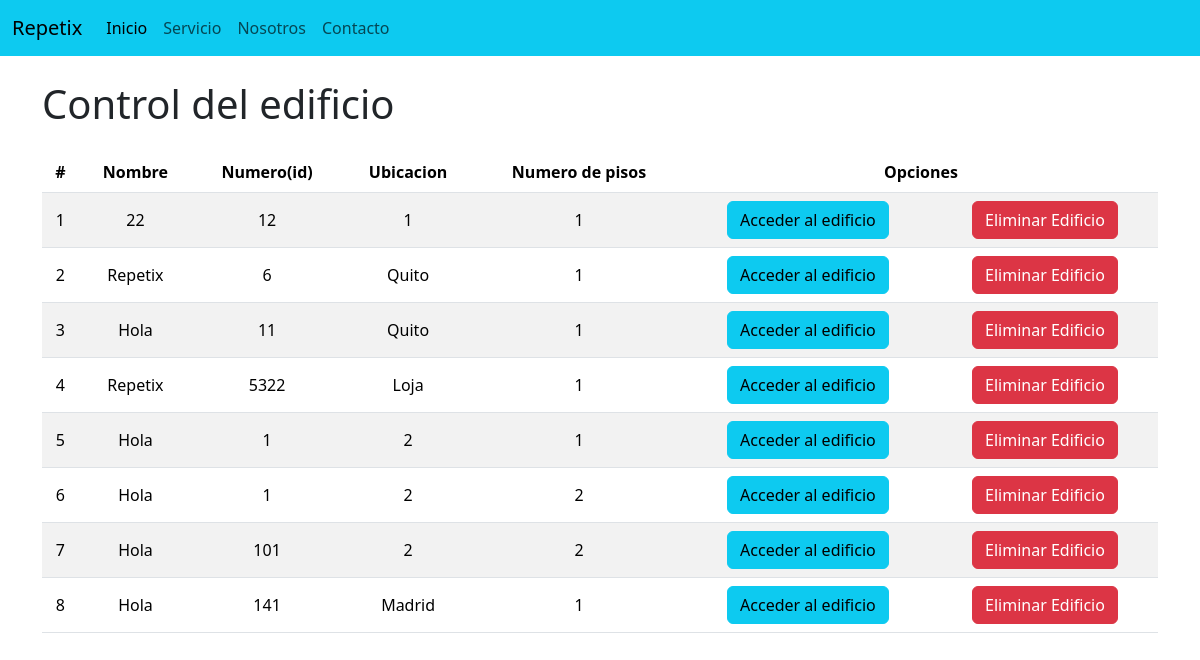
The page /AccederEdificio/ on the database as committed earlier.
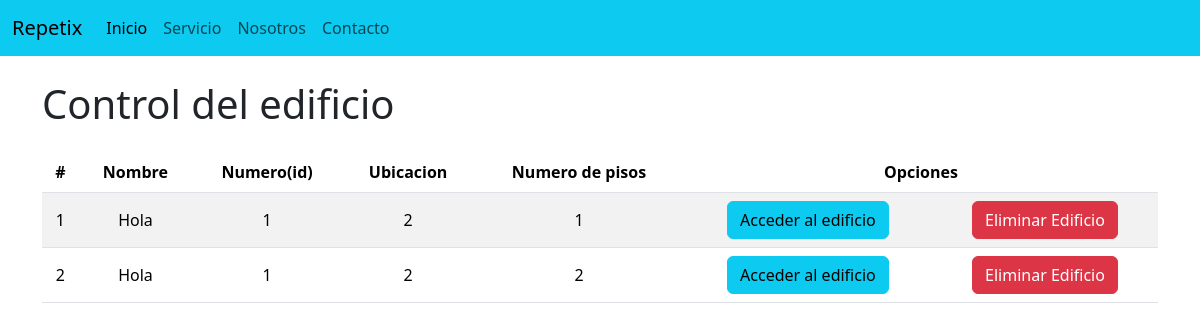
The same page on the database as committed later.
### Repetix/models.py (models this page shows, shortened)
class Edificio(models.Model):
    nombre = models.CharField(max_length=100)
    codigo = models.CharField(max_length=20, unique=True)
    ubicacion = models.CharField(max_length=100)
    numero_pisos = models.FloatField()

### Repetix/views.py (the view)
# urls.py: path('AccederEdificio/', views.accederEdificio, name='AccederEdificio'),
def accederEdificio(request):
    edificio = Edificio.objects.all()
    pisos = Piso.objects.all()
    return render(request, 'AccederEdificio.html', {
        'edificios': edificio,
        'pisos': pisos,
    })

### Repetix/Templates/AccederEdificio.html (shortened to what this page needs)
{% extends './base.html' %}
{% block body %}
<div class="table-responsive">
  <h1>Control del edificio</h1>
  <div class="table-responsive py-3">
    <table class="table table-striped">
      <thead>
        <tr>
          <th>#</th>
          <th>Nombre</th>
          <th>Numero(id)</th>
          <th>Ubicacion</th>
          <th>Numero de pisos</th>
          <th colspan="2">Opciones</th>
        </tr>
      </thead>
      <tbody>
        {% for edificio in edificios %}
          <tr>
            <td>{{ forloop.counter }}</td>
            <td>{{ edificio.nombre }}</td>
            <td>{{ edificio.codigo }}</td>
            <td>{{ edificio.ubicacion }}</td>
            <td>{{ edificio.numero_pisos }}</td>
            <td>
              <a href="/control/{{ edificio.codigo }}" class="btn btn-info">Acceder al edificio</a>
            </td>
            <td>
              <a href="/EliminarEdificio/{{ edificio.codigo }}" class="btn btn-danger btnEliminacion">Eliminar Edificio</a>
            </td>
          </tr>
        {% endfor %}
      </tbody>
    </table>
  </div>
</div>
{% endblock %}

### Repetix/Templates/base.html (shortened to what this page needs)
{% load static %}
<!DOCTYPE html>
<html lang="es">
  <head>
    <link href="https://cdn.jsdelivr.net/npm/bootstrap@5.3.3/dist/css/bootstrap.min.css" rel="stylesheet" />
    <link rel="stylesheet" href="{% static 'css/AccederEdificio.css' %}">
  </head>
  <body>
    <nav class="navbar navbar-expand-lg bg-info">
      <div class="container-fluid">
        <a class="navbar-brand" href="/index/">Repetix</a>
        <div class="collapse navbar-collapse" id="navbarNav">
          <ul class="navbar-nav">
            <li class="nav-item">
              <a class="nav-link active" aria-current="page" href="/index/">Inicio</a>
            </li>
            <li class="nav-item">
              <a class="nav-link" href="/Servicio/">Servicio</a>
            </li>
            <li class="nav-item">
              <a class="nav-link" href="/Nosotros/">Nosotros</a>
            </li>
            <li class="nav-item">
              <a class="nav-link" href="/contacto/">Contacto</a>
            </li>
          </ul>
        </div>
      </div>
    </nav>
    <div class="container py-4">
        {% block body %}
        {% endblock %}
    </div>
  </body>
</html>

### Repetix/static/css/AccederEdificio.css (style rules this page uses)
th, td { text-align: center; vertical-align: middle; }

Rows that differ between the two databases and show on the page:
removed Edificio: nombre "22", codigo "12", ubicacion "1", numero_pisos "1"
removed Edificio: nombre "Repetix", codigo "6", ubicacion "Quito", numero_pisos "1"
removed Edificio: nombre "Hola", codigo "11", ubicacion "Quito", numero_pisos "1"
removed Edificio: nombre "Repetix", codigo "5322", ubicacion "Loja", numero_pisos "1"
removed Edificio: nombre "Hola", codigo "101", ubicacion "2", numero_pisos "2"
removed Edificio: nombre "Hola", codigo "141", ubicacion "Madrid", numero_pisos "1"
